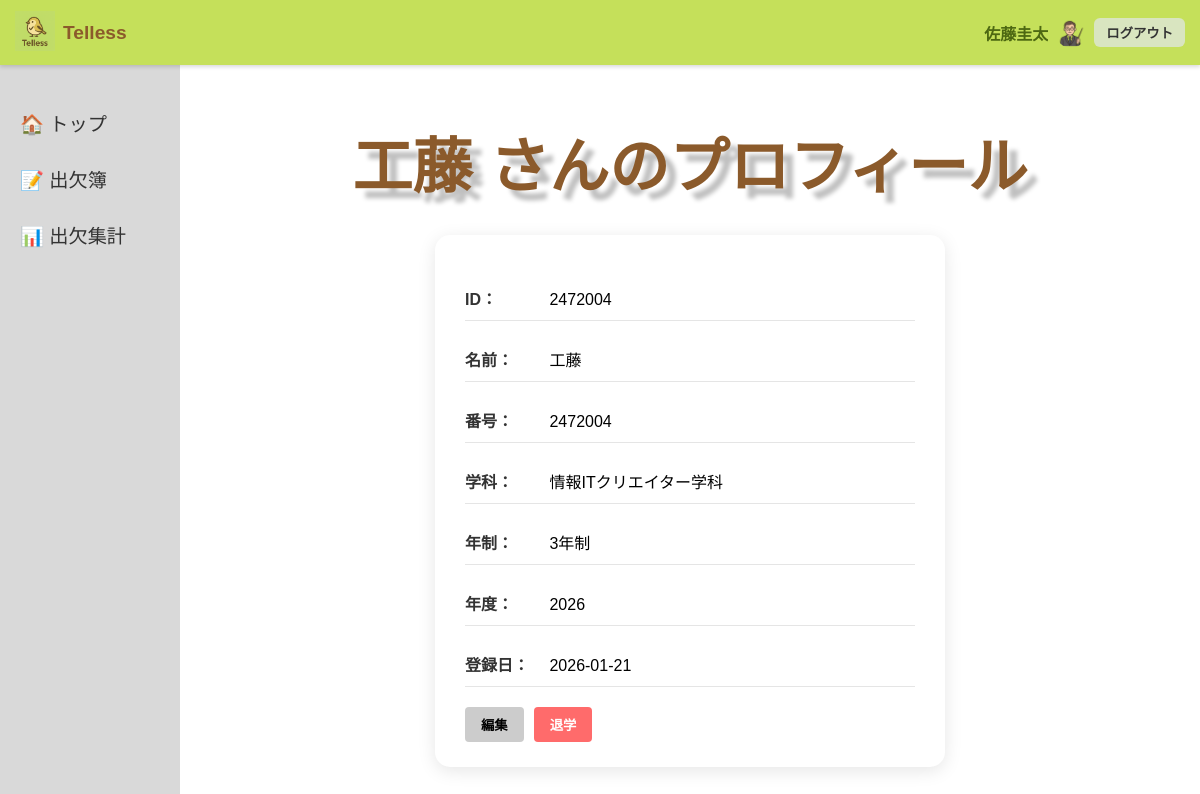
Page /profile/5/ (signed in) on the committed database.
### telles/models.py (models this page shows, shortened)
class CustomUser(AbstractUser):
    is_teacher = models.BooleanField(default=False)
    is_student = models.BooleanField(default=False)

class TeacherProfile(models.Model):
    user = models.OneToOneField(
        CustomUser,
        on_delete=models.CASCADE,
        related_name='teacher_profile'
    )
    teacher_name = models.CharField(max_length=100)
    created_at = models.DateTimeField(auto_now_add=True)
    class Meta:
        db_table = 'teacher_database'  # 教師専用テーブル名

class StudentProfile(models.Model):
    user = models.OneToOneField(
        CustomUser,
        on_delete=models.CASCADE,
        related_name='student_profile'
    )
    student_name = models.CharField(max_length=30)
    student_number = models.IntegerField()
    created_by_teacher = models.ForeignKey(
        TeacherProfile,
        on_delete=models.SET_NULL,
        null=True,
        blank=True,
        related_name='students'
    )
    created_at = models.DateTimeField(auto_now_add=True)
    department = models.ForeignKey(
        ClassRegistration,
        on_delete=models.SET_NULL,
        null=True,
        blank=True,
        related_name = 'students'
    )
    academic_year = models.CharField(max_length=10, blank=True, null=True)
    COURSE_YEARS_CHOICES = [
        (1, '1年制'),
        (2, '2年制'),
        (3, '3年制'),
    ]
    course_years = models.IntegerField(
        choices = COURSE_YEARS_CHOICES,
        null=True,
        blank=True
    )
    class Meta:
        db_table = 'student_database'  # 生徒専用テーブル名
        ordering = ['student_number']

class ClassRegistration(models.Model):
    department = models.CharField(max_length=100, unique=True)
    def __str__(self):
        return f"{self.department}"

### telles/views.py (the view)
# urls.py: path('profile/<int:student_id>/', views.profile_view, name='profile'),
def profile_view(request, student_id):
    student = get_object_or_404(StudentProfile, id=student_id)
    if request.method == 'POST':
        form = StudentProfileUpdateForm(request.POST, instance=student)
        if form.is_valid():
            form.save()
            messages.success(request, "プロフィールを更新しました。")
            return redirect('telles:profile', student_id=student.id)
    else:
        form = StudentProfileUpdateForm(instance=student)
    return render(request, "profile.html", {
        "student": student,
        "form": form
    })

### telles/templates/profile.html (shortened to what this page needs)
{% extends "base.html" %}
{% load static %}
{% block extra_css %}
<link rel="stylesheet" href="{% static 'css/styles.css' %}">
{% endblock %}
{% block content %}
<section class="content">
    <h1 class="title">{{ student.student_name }} さんのプロフィール</h1>
    <div class="account-box">
        <div id="view-mode" {% if form.errors %}style="display:none;" {% endif %}>
            <p><strong>ID：</strong> {{ student.user.username }}</p>
            <p><strong>名前：</strong> {{ student.student_name }}</p>
            <p><strong>番号：</strong> {{ student.student_number }}</p>
            <p><strong>学科：</strong> {{ student.department }}</p>
            <p><strong>年制：</strong> {{ student.get_course_years_display }}</p>
            <p><strong>年度：</strong> {{ student.academic_year }}</p>
            <p><strong>登録日：</strong> {{ student.user.date_joined|date:"Y-m-d" }}</p>
            <div style="display:flex; gap:10px; margin-top:20px; flex-wrap:wrap;">
                <button type="button" id="edit-btn" style="background-color:#ccc; border:none; padding:8px 16px;
                 border-radius:4px; cursor:pointer; font-weight:bold;">
                    編集
                </button>
                {% if student.user.is_active %}
                <form action="{% url 'telles:student_delete_view' student.id %}" method="post" style="margin:0;">
                    <button type="submit" onclick="return confirm('本当に退学しますか？');" style="background-color:#ff6b6b; border:none; padding:8px 16px;
                   border-radius:4px; cursor:pointer; color:white; font-weight:bold;">
                        退学
                    </button>
                </form>
                {% endif %}
            </div>
        </div>
    </div>
</section>
{% endblock %}

### telles/templates/base.html (shortened to what this page needs)
{% load static %}
<!DOCTYPE html>
<html lang="ja">
<head>
  <link rel="stylesheet" href="{% static 'css/styles.css' %}?v={{ now|date:'U' }}">
  {% block extra_css %}{% endblock %}
</head>
<body>
  <header class="header">
    <div class="header-left">
      <a href="{% url 'telles:index' %}">
        <img src="{% static 'images/テレロン.png' %}" alt="Tellessアイコン" class="app-icon">
      </a>
      <span class="app-title">Telless</span>
    </div>
    <div class="header-right">
      {% if user.is_authenticated %}
      {% if user.is_teacher %}
      {% if user.teacher_profile %}
      <span class="username">{{ user.teacher_profile.teacher_name }}</span>
      {% else %}
      <span class="username">{{ user.username }}</span>
      {% endif %}
      <img src="{% static 'images/teacher_icon.jpg' %}" alt="教師アイコン" class="user-icon">
      {% endif %}
      <form action="{% url 'telles:logout' %}" method="post" style="display:inline;">
        <button type="submit" class="logout-btn">ログアウト</button>
      </form>
      {% else %}
      <a href="{% url 'telles:teacher_login' %}" class="login-link">ログイン</a>
      {% endif %}
    </div>
  </header>
  <aside class="sidebar">
    <ul>
      <li><a href="{% url 'telles:index' %}">🏠 トップ</a></li>
      <li><a href="{% url 'telles:calendar' %}">📝 出欠簿</a></li>
      <li><a href="{% url 'telles:attendance_summary' %}">📊 出欠集計</a></li>
    </ul>
  </aside>
  <main class="main-content">
    {% block content %}
    {% endblock %}
  </main>
</body>
</html>

### telles/static/css/styles.css (style rules this page uses)
body { margin: 0; font-family: "Hiragino Sans", "Noto Sans JP", sans-serif; }
.header { background-color: #C5E05A; display: flex; justify-content: space-between; align-items: center; height: 65px; padding: 0 15px; position: fixed; top: 0; left: 0; width: 100%; box-shadow: 0 2px 4px rgba(0, 0, 0, 0.15); z-index: 1000; box-sizing: border-box; }
.header-left { display: flex; align-items: center; gap: 8px; flex-shrink: 0; }
.app-icon { width: 40px; height: 40px; }
.app-title { font-size: 1.2rem; font-weight: bold; color: #8b5a2b; }
.header-right { display: flex; align-items: center; gap: 8px; flex-wrap: nowrap; min-width: 0; }
.username { font-weight: bold; color: #4d6812; max-width: 120px; white-space: nowrap; overflow: hidden; text-overflow: ellipsis; }
.user-icon { width: 30px; height: 30px; border-radius: 50%; }
.logout-btn { background-color: #d9e5c0; border: none; border-radius: 6px; padding: 5px 12px; font-weight: bold; color: #333; cursor: pointer; white-space: nowrap; }
.sidebar { background-color: #D9D9D9; position: fixed; top: 65px; left: 0; width: 180px; height: calc(100vh - 65px); padding-top: 30px; }
.sidebar ul { list-style: none; padding: 0; margin: 0; }
.sidebar li { padding: 14px 20px; font-size: 1.2rem; }
.sidebar a { color: #333; text-decoration: none; display: flex; align-items: center; gap: 8px; }
.main-content { margin-left: 180px; margin-top: 65px; min-height: calc(100vh - 65px); background-color: #fff; display: flex; justify-content: center; align-items: center; }
.title { color: #8B5A2B; font-size: 80px; font-weight: bold; text-shadow: 10px 10px 4px rgba(0, 0, 0, 0.25); text-align: center; margin-bottom: 20px; }
.title { text-align: center; font-size: 60px; margin-bottom: 30px; color: #8B5A2B; }
.account-box { width: 450px; margin: 0 auto 30px; background: #ffffff; padding: 25px 30px; border-radius: 15px; box-shadow: 0 4px 18px rgba(0, 0, 0, 0.1); }
.account-box p { font-size: 16px; padding: 10px 0; border-bottom: 1px solid #e5e5e5; }
.account-box strong { color: #333; display: inline-block; width: 80px; }

### rows in the picture
CustomUser: teacher_profile.teacher_name "佐藤圭太"
StudentProfile: student_name "工藤", user.username "2472004", student_number "2472004", department "情報ITクリエイター学科", course_years "3年制", academic_year "2026", user.date_joined "2026-01-21"
